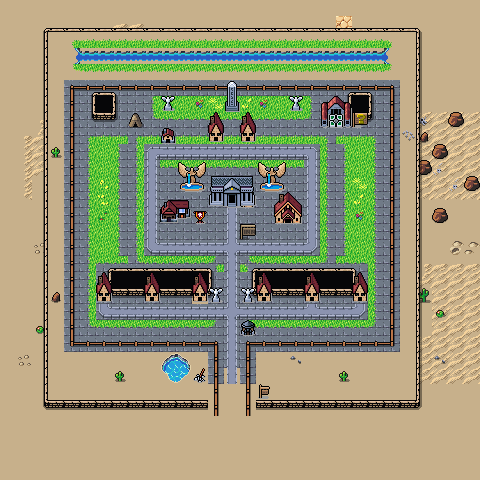

The image is a tile-based game level rendered from a .tmx file. Its description and source (layers, tilesets, objects; grid data summarised) follow:
An orthogonal 30x30 tile map with 16x16 px tiles, 4 tile layers (Background, Ground, Walls, Overlay), 3 tilesets and 7 objects.

<map version="1.10" tiledversion="1.11.2" orientation="orthogonal" renderorder="right-down" width="30" height="30" tilewidth="16" tileheight="16" infinite="0" nextlayerid="6" nextobjectid="62">
 <editorsettings>
  <export target="wastetown..tmx" format="tmx" />
 </editorsettings>
 <tileset firstgid="1" source="../../../../common/maps/tileset/main.tsx" />
 <tileset firstgid="10113" source="../../../../common/maps/tileset/buildings.tsx" />
 <tileset firstgid="11905" source="../../../../common/maps/tileset/buildings-nocollide.tsx" />
 <layer id="1" name="Background" width="30" height="30">
  <data>[900 cells, 900 non-empty, 10 distinct tile ids]</data>
 </layer>
 <layer id="2" name="Ground" width="30" height="30">
  <data>[900 cells, 342 non-empty, 45 distinct tile ids]</data>
 </layer>
 <layer id="3" name="Walls" width="30" height="30">
  <properties>
   <property name="spriteLayer" type="bool" value="true" />
  </properties>
  <data>[900 cells, 116 non-empty, 27 distinct tile ids]</data>
 </layer>
 <layer id="5" name="Overlay" width="30" height="30">
  <data>[900 cells, 144 non-empty, 30 distinct tile ids]</data>
 </layer>
 <objectgroup id="4" name="Objects">
  <object id="38" template="../../../../common/maps/obj/entry_up.tx" x="219" y="383" width="28" height="16" />
  <object id="41" template="../../../../common/maps/obj/shop.tx" x="97" y="305">
   <properties>
    <property name="commonShopList" value="White1,White2" />
   </properties>
  </object>
  <object id="42" template="../../../../common/maps/obj/shop.tx" x="208" y="144">
   <properties>
    <property name="commonShopList" value="ColorRandomWhite" />
   </properties>
  </object>
  <object id="47" template="../../../../common/maps/obj/inn.tx" x="224" y="211" />
  <object id="48" template="../../../../common/maps/obj/shop.tx" x="290" y="225">
   <properties>
    <property name="commonShopList" value="Plains" />
    <property name="signXOffset" type="float" value="-32" />
    <property name="signYOffset" type="float" value="0" />
   </properties>
  </object>
  <object id="58" template="../../../../common/maps/obj/quest.tx" x="319" y="130" width="34" height="16">
   <properties>
    <property name="questtype" value="plains_town_identity" />
   </properties>
  </object>
  <object id="59" template="../../../../common/maps/obj/shardtrader.tx" x="128" y="130" />
 </objectgroup>
</map>
